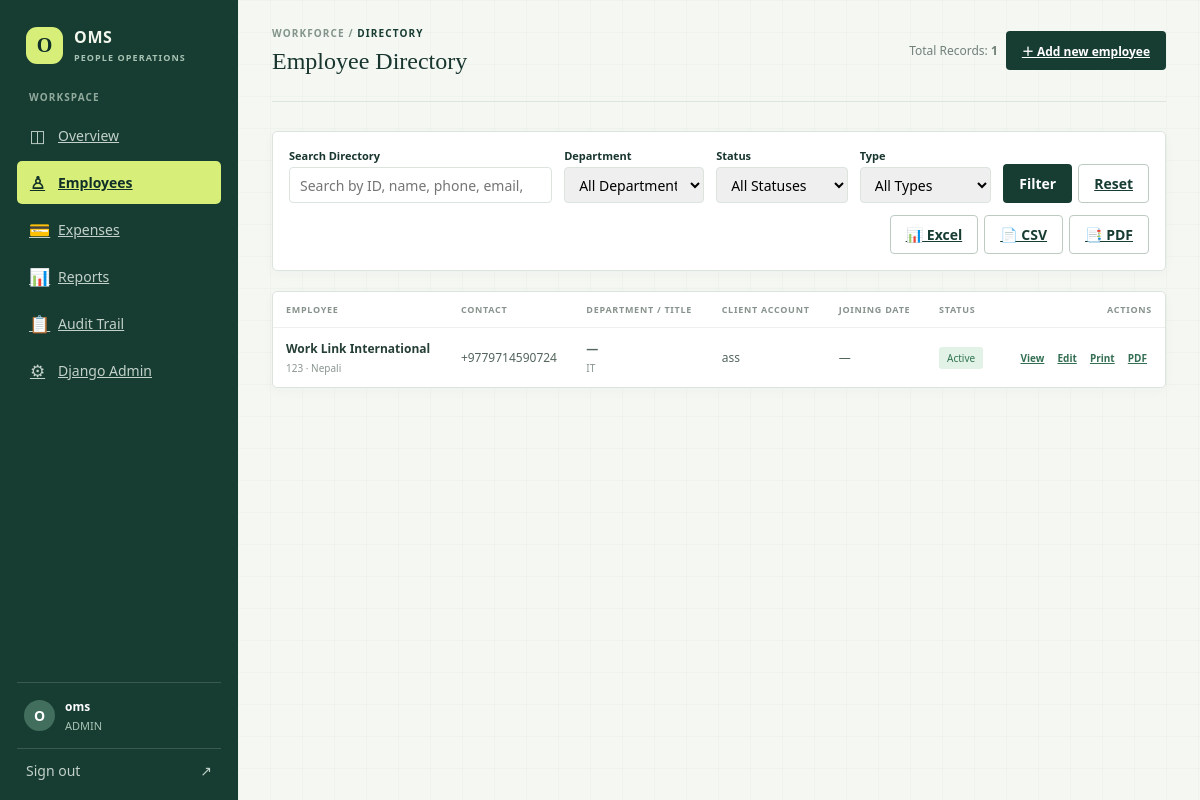
Before: /employees/ (signed in) with the older database file.
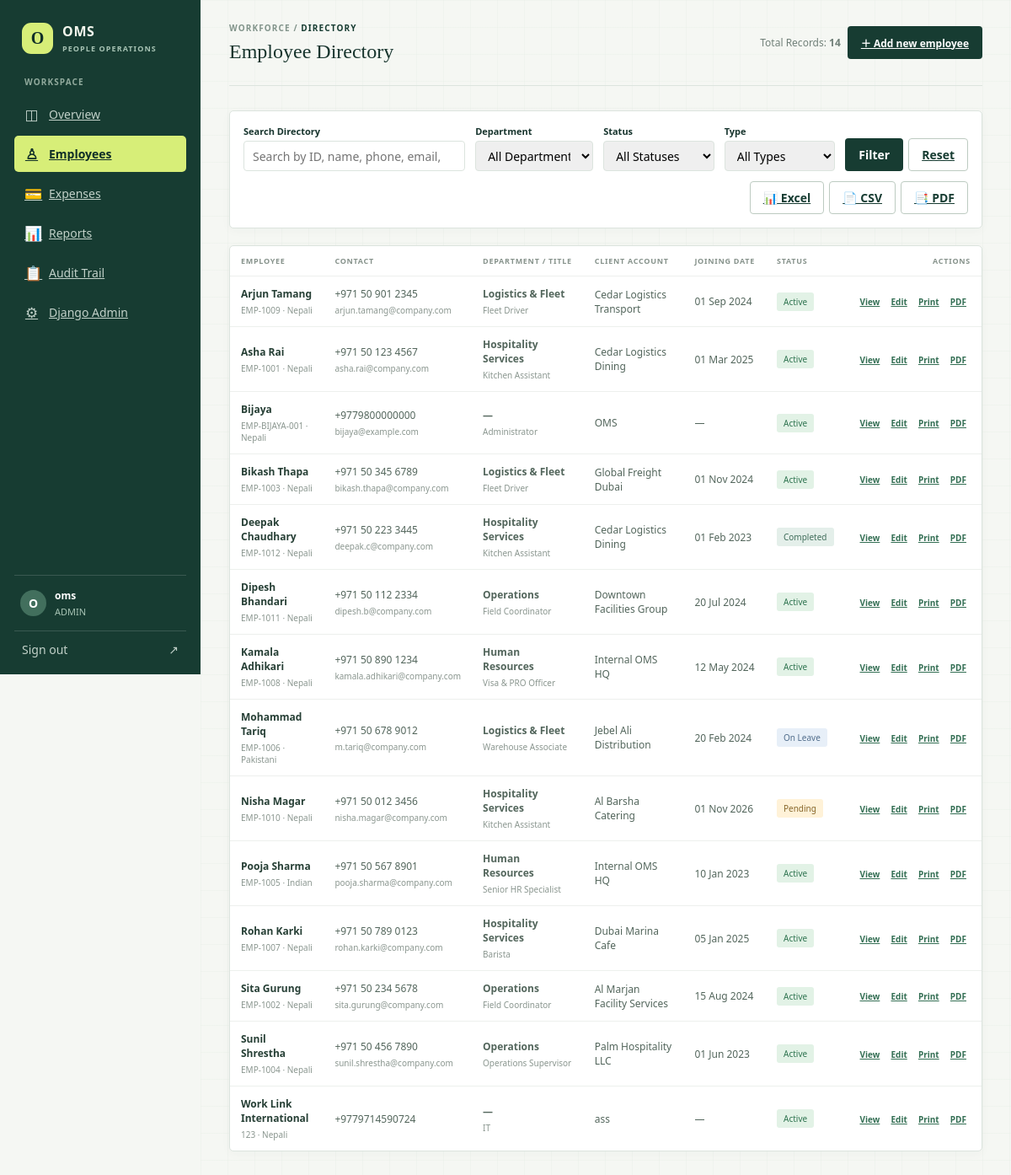
After: the same page with the newer database file.
### frontend/models.py (models this page shows, shortened)
class Employee(models.Model):
    class Status(models.TextChoices):
        ACTIVE = "active", "Active"
        PENDING = "pending", "Pending"
        ON_LEAVE = "on_leave", "On leave"
        SUSPENDED = "suspended", "Suspended"
        RESIGNED = "resigned", "Resigned"
        TERMINATED = "terminated", "Terminated"
        RETIRED = "retired", "Retired"
        COMPLETED = "completed", "Completed"
    class Gender(models.TextChoices):
        MALE = "male", "Male"
        FEMALE = "female", "Female"
        OTHER = "other", "Other"
    class MaritalStatus(models.TextChoices):
        SINGLE = "single", "Single"
        MARRIED = "married", "Married"
        DIVORCED = "divorced", "Divorced"
        WIDOWED = "widowed", "Widowed"
        OTHER = "other", "Other"
    class EmploymentType(models.TextChoices):
        FULL_TIME = "full_time", "Full-time"
        PART_TIME = "part_time", "Part-time"
        CONTRACT = "contract", "Contract"
        PROBATION = "probation", "Probation"
        TEMPORARY = "temporary", "Temporary"
        INTERN = "intern", "Intern"
    employee_id = models.CharField(max_length=32, unique=True, db_index=True)
    first_name = models.CharField(max_length=80, blank=True)
    middle_name = models.CharField(max_length=80, blank=True)
    last_name = models.CharField(max_length=80, blank=True)
    full_name = models.CharField(max_length=160, db_index=True)
    date_of_birth = models.DateField(null=True, blank=True)
    gender = models.CharField(max_length=16, choices=Gender.choices, blank=True)
    nationality = models.CharField(max_length=80, blank=True, default="Nepali")
    marital_status = models.CharField(max_length=16, choices=MaritalStatus.choices, blank=True)
    profile_photo = models.FileField(upload_to=employee_photo_upload_path, blank=True)
    phone = models.CharField(max_length=32, db_index=True)
    email = models.EmailField(blank=True, db_index=True)
    emergency_contact_name = models.CharField(max_length=160, blank=True)
    emergency_contact_relationship = models.CharField(max_length=80, blank=True)
    emergency_contact_phone = models.CharField(max_length=32, blank=True)
    current_address = models.TextField(blank=True)
    permanent_address = models.TextField(blank=True)
    department = models.ForeignKey(
        Department,
        on_delete=models.SET_NULL,
        null=True,
        blank=True,
        related_name="employees",
    )
    designation = models.ForeignKey(
        Designation,
        on_delete=models.SET_NULL,
        null=True,
        blank=True,
        related_name="employees",
    )
    job_title = models.CharField(max_length=120, blank=True)
    employment_type = models.CharField(
        max_length=20,
        choices=EmploymentType.choices,
        default=EmploymentType.FULL_TIME,
    )
    joining_date = models.DateField(null=True, blank=True)
    contract_start_date = models.DateField(null=True, blank=True)
    contract_end_date = models.DateField(null=True, blank=True)
    salary = models.DecimalField(
        max_digits=12,
        decimal_places=2,
        null=True,
        blank=True,
        validators=[MinValueValidator(0)],
    )
    status = models.CharField(
        max_length=16,
        choices=Status.choices,
        default=Status.ACTIVE,
        db_index=True,
    )
    supervisor = models.ForeignKey(
        "self",
        on_delete=models.SET_NULL,
        null=True,
        blank=True,
        related_name="subordinates",
    )
    work_location = models.CharField(max_length=120, blank=True, default="Dubai, UAE")
    client_name = models.CharField(max_length=160, blank=True)
    origin_country = models.CharField(max_length=80, default="Nepal", blank=True)
    destination = models.CharField(max_length=100, default="Dubai, UAE", blank=True)
    citizenship_number = models.CharField(max_length=60, blank=True)
    passport_number = models.CharField(max_length=60, blank=True)
    pan_tax_number = models.CharField(max_length=60, blank=True)
    national_id_number = models.CharField(max_length=60, blank=True)
    created_by = models.ForeignKey(
        settings.AUTH_USER_MODEL,
        on_delete=models.SET_NULL,
        null=True,
        blank=True,
        related_name="managed_employees",
    )
    created_at = models.DateTimeField(auto_now_add=True)
    updated_at = models.DateTimeField(auto_now=True)
    class Meta:
        ordering = ["full_name", "employee_id"]

class UserProfile(models.Model):
    class Role(models.TextChoices):
        ADMIN = "admin", "Administrator"
        HR = "hr", "HR Specialist"
        FINANCE = "finance", "Finance & Accounts"
        MANAGER = "manager", "Operations Manager"
        EMPLOYEE = "employee", "Standard Employee"
    user = models.OneToOneField(
        settings.AUTH_USER_MODEL,
        on_delete=models.CASCADE,
        related_name="profile",
    )
    role = models.CharField(max_length=20, choices=Role.choices, default=Role.ADMIN)
    phone = models.CharField(max_length=32, blank=True)

class Department(models.Model):
    name = models.CharField(max_length=100, unique=True)
    code = models.CharField(max_length=20, blank=True)
    description = models.TextField(blank=True)
    created_at = models.DateTimeField(auto_now_add=True)
    class Meta:
        ordering = ["name"]

class Designation(models.Model):
    name = models.CharField(max_length=120, unique=True)
    department = models.ForeignKey(
        Department,
        on_delete=models.SET_NULL,
        null=True,
        blank=True,
        related_name="designations",
    )
    description = models.TextField(blank=True)
    created_at = models.DateTimeField(auto_now_add=True)
    class Meta:
        ordering = ["name"]

### frontend/views.py (the view, shortened to what this page needs)
# urls.py: path("employees/", views.employee_list_view, name="employee-list"),
@login_required(login_url="login")
def employee_list_view(request):
    qs = Employee.objects.select_related("department", "designation", "supervisor").prefetch_related("documents").all()
    search = request.GET.get("search", "").strip()
    department_id = request.GET.get("department")
    if department_id:
        qs = qs.filter(department_id=department_id)
    designation_id = request.GET.get("designation")
    if designation_id:
        qs = qs.filter(designation_id=designation_id)
    status = request.GET.get("status")
    if status:
        qs = qs.filter(status=status)
    employment_type = request.GET.get("employment_type")
    if employment_type:
        qs = qs.filter(employment_type=employment_type)
    export_format = request.GET.get("export")
    if export_format == "csv":
        log_action(request.user, AuditLog.Action.EXPORT, Employee(), f"Exported {qs.count()} employees to CSV", request)
        return export_employees_csv(qs)
    elif export_format == "excel":
        log_action(request.user, AuditLog.Action.EXPORT, Employee(), f"Exported {qs.count()} employees to Excel", request)
        return export_employees_excel(qs)
    paginator = Paginator(qs, 20)
    page_number = request.GET.get("page")
    page_obj = paginator.get_page(page_number)
    departments = Department.objects.all()
    designations = Designation.objects.all()
    return render(request, "employees/employee_list.html", {
        "page_obj": page_obj,
        "employees": page_obj.object_list,
        "departments": departments,
        "designations": designations,
        "status_choices": Employee.Status.choices,
        "employment_type_choices": Employee.EmploymentType.choices,
        "total_count": qs.count(),
        "search": search,
        "current_department": department_id,
        "current_designation": designation_id,
        "current_status": status,
        "current_employment_type": employment_type,
    })

### frontend/context_processors.py (called while the page is built)
def company_context(request):
    role = "admin"
    if request.user.is_authenticated:
        if hasattr(request.user, "profile"):
            role = request.user.profile.role
        elif request.user.is_superuser or request.user.is_staff:
            role = "admin"
        else:
            role = "employee"
    return {
        "COMPANY_NAME": os.environ.get("COMPANY_NAME", "OMS Operations"),
        "COMPANY_EMAIL": os.environ.get("COMPANY_EMAIL", "operations@oms.com"),
        "COMPANY_PHONE": os.environ.get("COMPANY_PHONE", "+971 4 000 0000"),
        "COMPANY_ADDRESS": os.environ.get("COMPANY_ADDRESS", "Dubai, United Arab Emirates"),
        "USER_ROLE": role,
    }

### frontend/templates/employees/employee_list.html (shortened to what the changed rows need)
{% extends "partial/base.html" %}
{% load static %}
{% block content %}
<div class="app-shell">
	<aside class="sidebar">
		<div class="sidebar-bottom">
			<div class="user-chip">
				<span>
					<strong>{{ request.user.get_full_name|default:request.user.username }}</strong>
					<small>{{ USER_ROLE|upper }}</small>
				</span>
			</div>
		</div>
	</aside>
	<main class="main-area">
		<header class="topbar">
			<div>
				<h1>Employee Directory</h1>
			</div>
			<div class="topbar-meta">
				<span>Total Records: <strong>{{ total_count }}</strong></span>
			</div>
		</header>
		<section class="panel">
			<div class="table-wrap">
				<table>
					<thead>
						<tr>
							<th>EMPLOYEE</th>
							<th>CONTACT</th>
							<th>DEPARTMENT / TITLE</th>
							<th>CLIENT ACCOUNT</th>
							<th>JOINING DATE</th>
							<th>STATUS</th>
							<th style="text-align: right;">ACTIONS</th>
						</tr>
					</thead>
					<tbody>
						{% for emp in employees %}
						<tr>
							<td>
								<a href="{% url 'employee-detail' emp.pk %}" style="text-decoration: none; color: inherit;">
									<strong class="table-primary">{{ emp.full_name }}</strong>
									<span class="table-secondary">{{ emp.employee_id }} · {{ emp.nationality }}</span>
								</a>
							</td>
							<td>
								<span>{{ emp.phone }}</span>
								{% if emp.email %}<span class="table-secondary">{{ emp.email }}</span>{% endif %}
							</td>
							<td>
								<strong>{{ emp.department.name|default:"—" }}</strong>
								<span class="table-secondary">{{ emp.designation.name|default:emp.job_title|default:"Staff" }}</span>
							</td>
							<td>{{ emp.client_name|default:"Internal Operations" }}</td>
							<td>{{ emp.joining_date|date:"d M Y"|default:"—" }}</td>
							<td><span class="status-badge status-{{ emp.status }}">{{ emp.get_status_display }}</span></td>
							<td style="text-align: right; white-space: nowrap;">
								<a class="row-action" href="{% url 'employee-detail' emp.pk %}">View</a>
								<a class="row-action" href="{% url 'employee-edit' emp.pk %}">Edit</a>
								<a class="row-action" href="{% url 'employee-print' emp.pk %}" target="_blank">Print</a>
								<a class="row-action" href="{% url 'employee-pdf' emp.pk %}">PDF</a>
							</td>
						</tr>
						{% empty %}
						<tr>
							<td colspan="7" class="empty-cell">No employee records match the given criteria.</td>
						</tr>
						{% endfor %}
					</tbody>
				</table>
			</div>
		</section>
	</main>
</div>
{% endblock %}

Changed rows visible on the page:
added UserProfile: role "ADMIN"
added Employee: full_name "Arjun Tamang", employee_id "EMP-1009", nationality "Nepali", phone "+971 50 901 2345", email "arjun.tamang@company.com", department.name "Logistics & Fleet", designation.name "Fleet Driver", client_name "Cedar Logistics Transport", joining_date "01 Sep 2024", status "Active"
added Employee: full_name "Asha Rai", employee_id "EMP-1001", nationality "Nepali", phone "+971 50 123 4567", email "asha.rai@company.com", department.name "Hospitality Services", designation.name "Kitchen Assistant", client_name "Cedar Logistics Dining", joining_date "01 Mar 2025", status "Active"
added Employee: full_name "Bijaya", employee_id "EMP-BIJAYA-001", nationality "Nepali", phone "+9779800000000", email "bijaya@example.com", department.name "—", designation.name "Administrator", client_name "OMS", joining_date "—", status "Active"
added Employee: full_name "Bikash Thapa", employee_id "EMP-1003", nationality "Nepali", phone "+971 50 345 6789", email "bikash.thapa@company.com", department.name "Logistics & Fleet", designation.name "Fleet Driver", client_name "Global Freight Dubai", joining_date "01 Nov 2024", status "Active"
added Employee: full_name "Deepak Chaudhary", employee_id "EMP-1012", nationality "Nepali", phone "+971 50 223 3445", email "deepak.c@company.com", department.name "Hospitality Services", designation.name "Kitchen Assistant", client_name "Cedar Logistics Dining", joining_date "01 Feb 2023", status "Completed"
added Employee: full_name "Dipesh Bhandari", employee_id "EMP-1011", nationality "Nepali", phone "+971 50 112 2334", email "dipesh.b@company.com", department.name "Operations", designation.name "Field Coordinator", client_name "Downtown Facilities Group", joining_date "20 Jul 2024", status "Active"
added Employee: full_name "Kamala Adhikari", employee_id "EMP-1008", nationality "Nepali", phone "+971 50 890 1234", email "kamala.adhikari@company.com", department.name "Human Resources", designation.name "Visa & PRO Officer", client_name "Internal OMS HQ", joining_date "12 May 2024", status "Active"
added Employee: full_name "Mohammad Tariq", employee_id "EMP-1006", nationality "Pakistani", phone "+971 50 678 9012", email "m.tariq@company.com", department.name "Logistics & Fleet", designation.name "Warehouse Associate", client_name "Jebel Ali Distribution", joining_date "20 Feb 2024", status "On Leave"
added Employee: full_name "Nisha Magar", employee_id "EMP-1010", nationality "Nepali", phone "+971 50 012 3456", email "nisha.magar@company.com", department.name "Hospitality Services", designation.name "Kitchen Assistant", client_name "Al Barsha Catering", joining_date "01 Nov 2026", status "Pending"
added Employee: full_name "Pooja Sharma", employee_id "EMP-1005", nationality "Indian", phone "+971 50 567 8901", email "pooja.sharma@company.com", department.name "Human Resources", designation.name "Senior HR Specialist", client_name "Internal OMS HQ", joining_date "10 Jan 2023", status "Active"
added Employee: full_name "Rohan Karki", employee_id "EMP-1007", nationality "Nepali", phone "+971 50 789 0123", email "rohan.karki@company.com", department.name "Hospitality Services", designation.name "Barista", client_name "Dubai Marina Cafe", joining_date "05 Jan 2025", status "Active"
added Employee: full_name "Sita Gurung", employee_id "EMP-1002", nationality "Nepali", phone "+971 50 234 5678", email "sita.gurung@company.com", department.name "Operations", designation.name "Field Coordinator", client_name "Al Marjan Facility Services", joining_date "15 Aug 2024", status "Active"
added Employee: full_name "Sunil Shrestha", employee_id "EMP-1004", nationality "Nepali", phone "+971 50 456 7890", email "sunil.shrestha@company.com", department.name "Operations", designation.name "Operations Supervisor", client_name "Palm Hospitality LLC", joining_date "01 Jun 2023", status "Active"
Other visible differences:
{{ total_count }}: "1" → "14"
{{ USER_ROLE|upper }}: "ADMIN" → (not shown)
